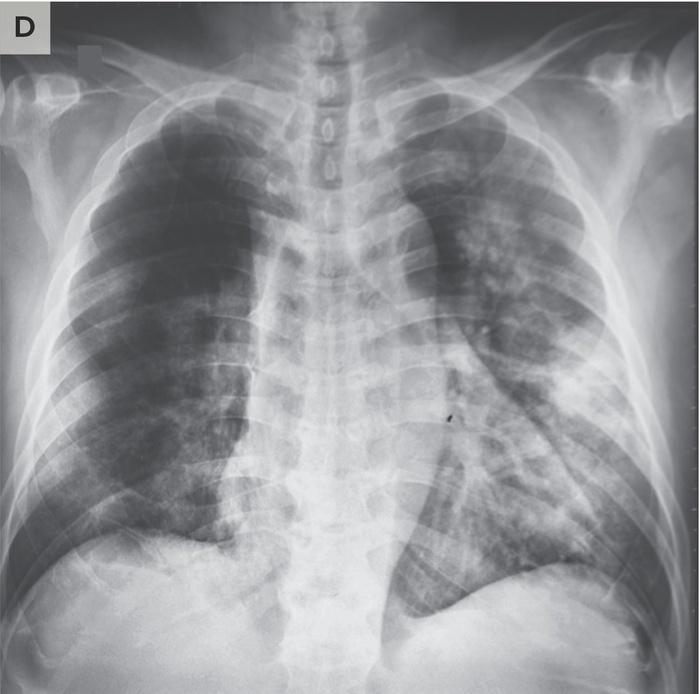
#> input picture imagens/004.jpeg, 699 x 694 px, shrunk from 880 x 874 before the run
$ python main.py
#> lines starting #> are read from the running program, lines starting #| are printed output that depends on the picture
### gamma.py
import cv2
import numpy as np


def gammaCorrection(src, gamma):

    invGamma = 1 / gamma

    table = [((i / 255) ** invGamma) * 255 for i in range(256)]
    table = np.array(table, np.uint8)

    return cv2.LUT(src, table)

### BEASF.py
import numpy as np
import copy


def subhist(image_pdf, minimum, maximum, normalize):
    """
    Compute the subhistogram between [minimum, maximum] of a given histogram image_pdf
    :param image_pdf: numpy.array
    :param minimum: int
    :param maximum: int
    :param normalize: boolean
    :return: numpy.array
    """
    hi = np.zeros(shape=image_pdf.shape)
    total = 0
    for idx in range(minimum, maximum+1):
        total += image_pdf[idx]
        hi[idx] = image_pdf[idx]
    if normalize:
        for idx in range(minimum, maximum+1):
            hi[idx] /= total
    return hi


def CDF(hist):
    """
    Compute the CDF of the input histogram
    :param hist: numpy.array()
    :return: numpy.array()
    """
    cdf = np.zeros(shape=hist.shape)
    cdf[0] = hist[0]
    for idx in range(1, len(hist)):
        cdf[idx] = cdf[idx - 1] + hist[idx]
    return cdf


def BEASF(image, gamma):
    """
    Compute the Bi-Histogram Equalization with Adaptive Sigmoid Functions algorithm (BEASF)
    A python implementation of the original MATLAB code:
    https://mathworks.com/matlabcentral/fileexchange/47517-beasf-image-enhancer-for-gray-scale-images
    The algorithm is introduced by E. F. Arriaga-Garcia et al., in the research paper:
    https://ieeexplore.ieee.org/document/6808563
    :param image: numpy.ndarray
    :param gamma: float [0, 1]
    :return: numpy.ndarray
    """
    m = int(np.mean(image, dtype=np.int32))
    h = np.histogram(image, bins=256)[0] / (image.shape[0] * image.shape[1])
    h_lower = subhist(image_pdf=h, minimum=0, maximum=m, normalize=True)
    h_upper = subhist(image_pdf=h, minimum=m, maximum=255, normalize=True)

    cdf_lower = CDF(hist=h_lower)
    cdf_upper = CDF(hist=h_upper)

    # Find x | CDF(x) = 0.5
    half_low = 0
    for idx in range(0, m+2):
        if cdf_lower[idx] > 0.5:
            half_low = idx
            break
    half_up = 0
    for idx in range(m, 256):
        if cdf_upper[idx + 1] > 0.5:
            half_up = idx
            break

    # sigmoid CDF creation
    tones_low = np.arange(0, m+1, 1)
    x_low = 5.0 * (tones_low - half_low) / m  # shift & scale intensity x to place sigmoid [-2.5, 2.5]
    s_low = 1 / (1 + np.exp(-gamma * x_low))  # lower sigmoid

    tones_up = np.arange(m, 256, 1)
    x_up = 5.0 * (tones_up - half_up) / (255 - m)  # shift & scale intensity x to place sigmoid [-2.5, 2.5]
    s_up = 1 / (1 + np.exp(-gamma * x_up))  # upper sigmoid

    mapping_vector = np.zeros(shape=(256,))
    for idx in range(0, m+1):
        mapping_vector[idx] = np.int32(m * s_low[idx])

    minimum = mapping_vector[0]
    maximum = mapping_vector[m]
    for idx in range(0, m+1):
        mapping_vector[idx] = np.int32((m / (maximum - minimum)) * (mapping_vector[idx] - minimum))
    for idx in range(m+1, 256):
        mapping_vector[idx] = np.int32(m + (255 - m) * s_up[idx - m - 1])

    minimum = mapping_vector[m + 1]
    maximum = mapping_vector[255]
    for idx in range(m+1, 256):
        mapping_vector[idx] = (255 - m) * (mapping_vector[idx] - minimum) / (maximum - minimum) + m

    res = copy.deepcopy(image)
    res[:, :] = mapping_vector[image[:, :]]
    return res

### main.py
import numpy as np
# from skimage import io, img_as_float
import imquality.brisque as brisque
import cv2
import numpy as np
from matplotlib import pyplot as plt
from BEASF import BEASF
import os
from gamma import gammaCorrection
from brisque import brisque
#gamma corretion function


#load image
if __name__ == '__main__':
    images = ['004.jpeg','011.jpeg','024.jpg','029.jpg','042.png']
    for i in range(0,len(images)):
        image = images[i]
        nome = image.split(".")[0]
        img = cv2.imread('imagens/'+image ,0)
#> img: shape (694, 699); min 18, max 255, mean 149.8
        hist_eq = cv2.equalizeHist(img) #perform histogram equalization
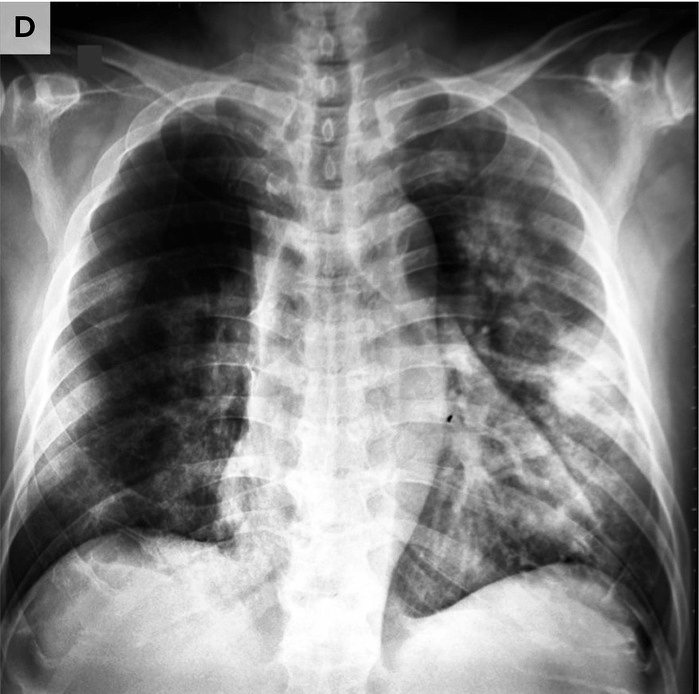
#> hist_eq: shape (694, 699); min 0, max 255, mean 128.3
        complement = 255 - img # perform image complement
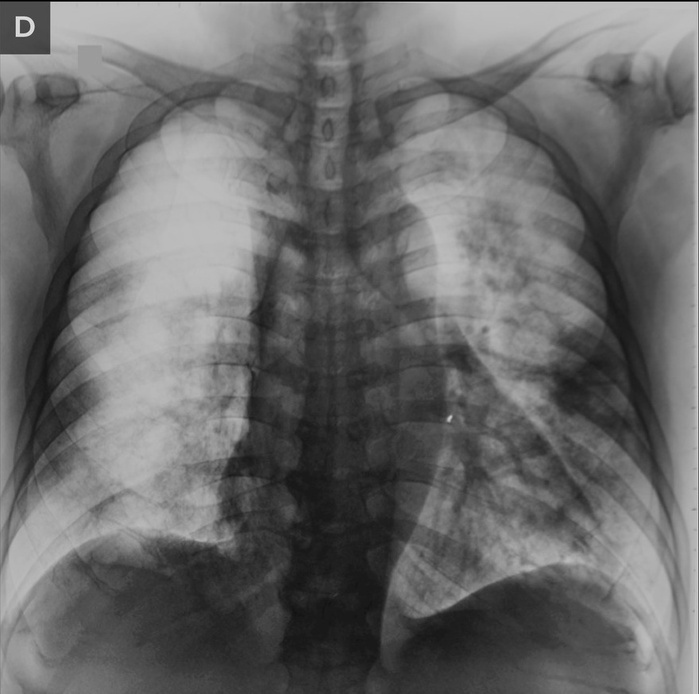
#> complement: shape (694, 699); min 0, max 237, mean 105.2
        gammaImg = gammaCorrection(img,1.5) # perform a y = 2.2 gamma correction
#> in gammaCorrection, `return cv2.LUT(src, table)`:
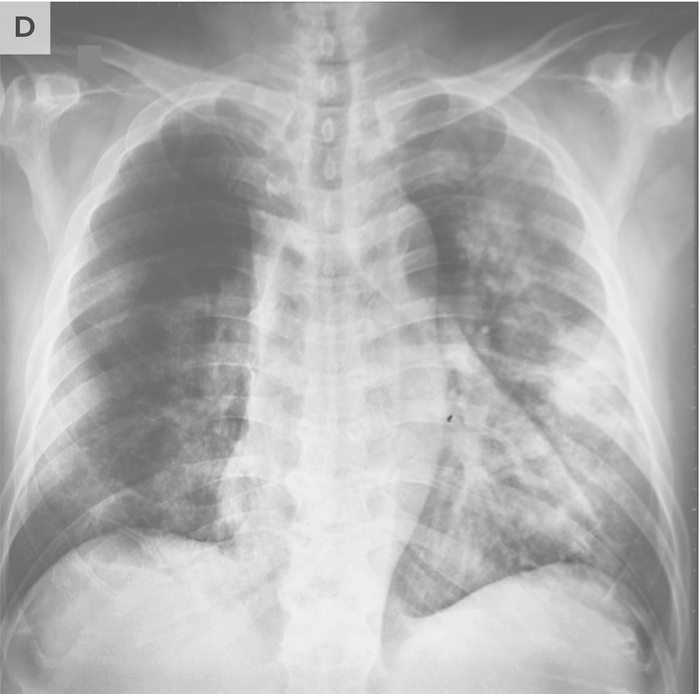
#> returned value: shape (694, 699); min 43, max 255, mean 176.3
        beasf_img = BEASF(image=img,gamma=1.5) #perform beasf enhancement
#> in BEASF, `m = int(np.mean(image, dtype=np.int32))`: m = 149
#> in BEASF, `h = np.histogram(image, bins=256)[0] / (image.shape[0] * image.shape[1])`: h = 256 values, max 0.00901 at index 170, min 0 at index 1, mean 0.00391
#> the loop in subhist, `for idx in range(minimum, maximum+1):` made 150 passes
#> total on passes 1 to 12: 2.06e-06, 2.06e-06, 4.12e-06, 4.12e-06, 4.12e-06, 4.12e-06, 4.12e-06, 4.12e-06, 6.18e-06, 1.03e-05, 2.06e-05, 2.47e-05
#> after the loop in subhist, `for idx in range(minimum, maximum+1):`: hi = 256 values, max 0.00703 at index 129, min 0 at index 1, mean 0.00204; total = 0.522
#> after the loop in subhist, `for idx in range(minimum, maximum+1):`: hi = 256 values, max 0.0134 at index 129, min 0 at index 1, mean 0.00391
#> in BEASF, `h_lower = subhist(image_pdf=h, minimum=0, maximum=m, normalize=True)`: h_lower has the same summary as hi in subhist
#> the loop in subhist (call 2), `for idx in range(minimum, maximum+1):` made 107 passes
#> total on passes 1 to 12: 0.00654, 0.013, 0.0191, 0.0258, 0.0326, 0.0394, 0.0463, 0.0531, 0.0603, 0.0669, 0.0731, 0.0795
#> in BEASF, `h_upper = subhist(image_pdf=h, minimum=m, maximum=255, normalize=True)`: h_upper = 256 values, max 0.0186 at index 170, min 0 at index 0, mean 0.00391
#> after the loop in CDF, `for idx in range(1, len(hist)):`: cdf = 256 values from 3.95e-06 to 1
#> in BEASF, `cdf_upper = CDF(hist=h_upper)`: cdf_upper = 256 values from 0 to 1
#> in BEASF, `x_low = 5.0 * (tones_low - half_low) / m`: x_low = 150 values from -3.42 to 1.58
#> in BEASF, `s_low = 1 / (1 + np.exp(-gamma * x_low))`: s_low = 150 values from 0.00586 to 0.914
#> in BEASF, `x_up = 5.0 * (tones_up - half_up) / (255 - m)`: x_up = 107 values from -1.65 to 3.35
#> in BEASF, `s_up = 1 / (1 + np.exp(-gamma * x_up))`: s_up = 107 values from 0.0775 to 0.993
#> after the loop in BEASF, `for idx in range(0, m+1):`: mapping_vector = 256 values, max 136 at index 149, min 0 at index 0, mean 28.3
#> in BEASF, `minimum = mapping_vector[0]`: minimum = 0
#> in BEASF, `maximum = mapping_vector[m]`: maximum = 136
#> after the loop in BEASF, `for idx in range(0, m+1):`: mapping_vector = 256 values, max 149 at index 149, min 0 at index 0, mean 30.75
#> after the loop in BEASF, `for idx in range(m+1, 256):`: mapping_vector = 256 values from 0 to 254
#> in BEASF, `minimum = mapping_vector[m + 1]`: minimum = 157
#> in BEASF, `maximum = mapping_vector[255]`: maximum = 254
#> after the loop in BEASF, `for idx in range(m+1, 256):`: mapping_vector = 256 values from 0 to 255
#> in BEASF, `res[:, :] = mapping_vector[image[:, :]]`:
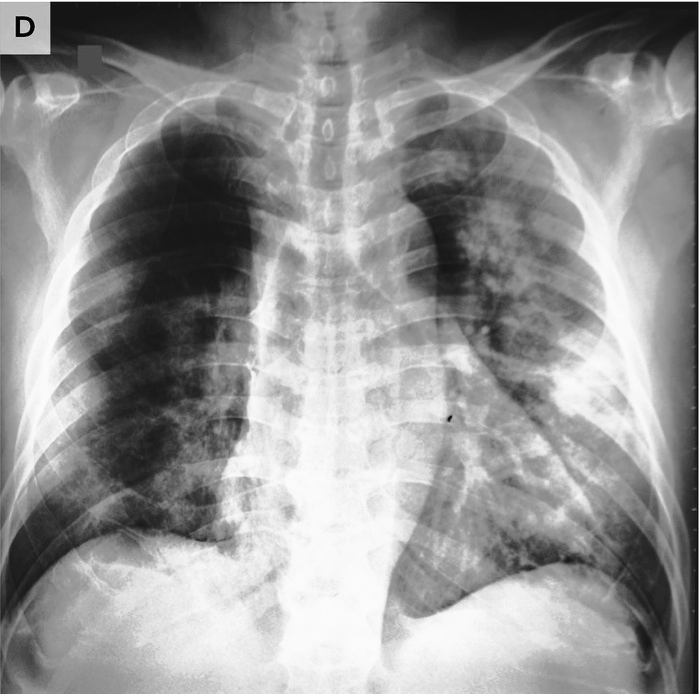
#> res: shape (694, 699); min 2, max 255, mean 147.9
        clahe = cv2.createCLAHE(clipLimit=3.0,tileGridSize=(8,8))
        clahe_img = clahe.apply(img)
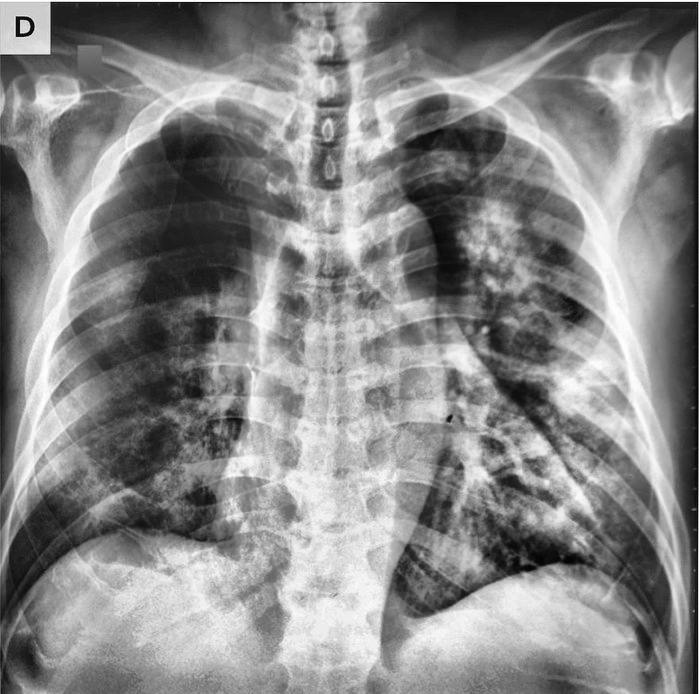
#> clahe_img: shape (694, 699); min 2, max 255, mean 135.1
        try:
            os.mkdir('imagens/'+nome)
            cv2.imwrite('imagens/'+nome+ '/HistogramEqualization.png',hist_eq)
            cv2.imwrite('imagens/'+nome+ '/Complement.png',complement)
            cv2.imwrite('imagens/'+nome+ '/Gamma.png',gammaImg)
            cv2.imwrite('imagens/'+nome+ '/BEASF.png',beasf_img)
            cv2.imwrite('imagens/'+nome+ '/CLAHE.png',clahe_img)
            cv2.imwrite('imagens/'+nome+ '/Original.png', img)
            # brisque(nome)
        except:
            print("Erro na imagem "+ image)
#> pass 2 of the loop `for i in range(0,len(images)):`:
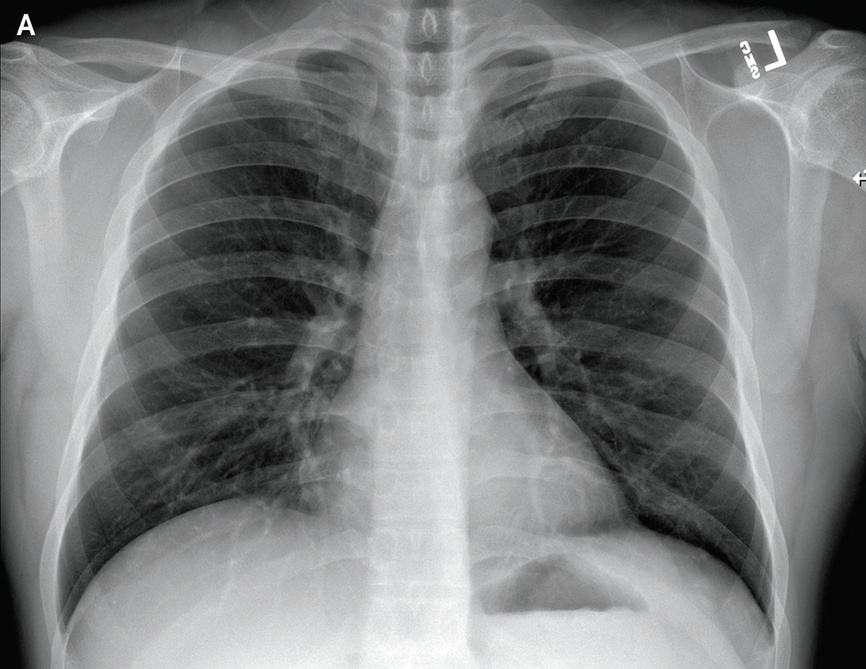
#> input picture imagens/011.jpeg, 866 x 669 px, shrunk from 1090 x 842 before the run
#> img: shape (669, 866)
#> hist_eq: shape (669, 866)
#> complement: shape (669, 866)
#> in gammaCorrection (call 2), `return cv2.LUT(src, table)`:
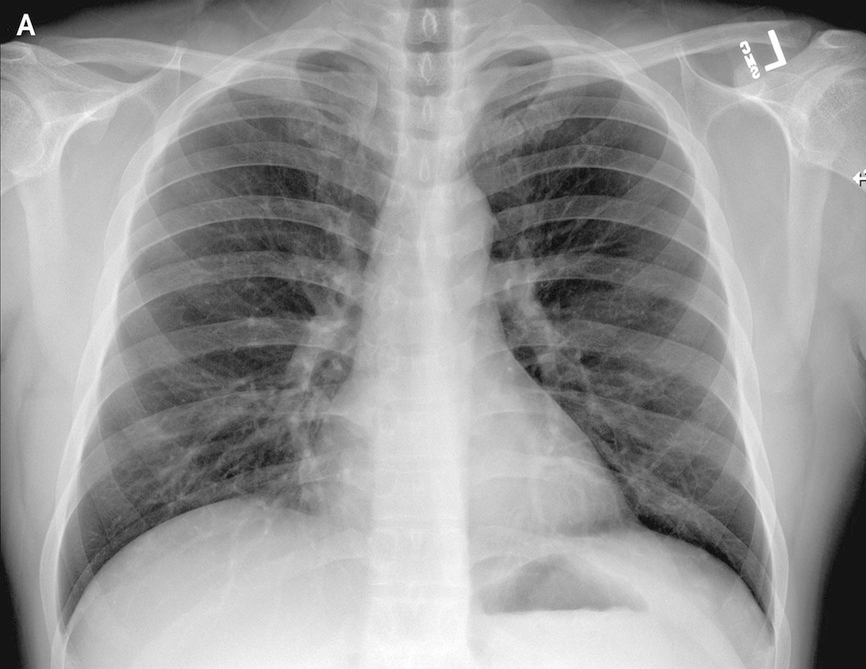
#> returned value: shape (669, 866); min 0, max 255, mean 152.7
#> res: shape (669, 866)
#> `clahe_img = clahe.apply(img)`:
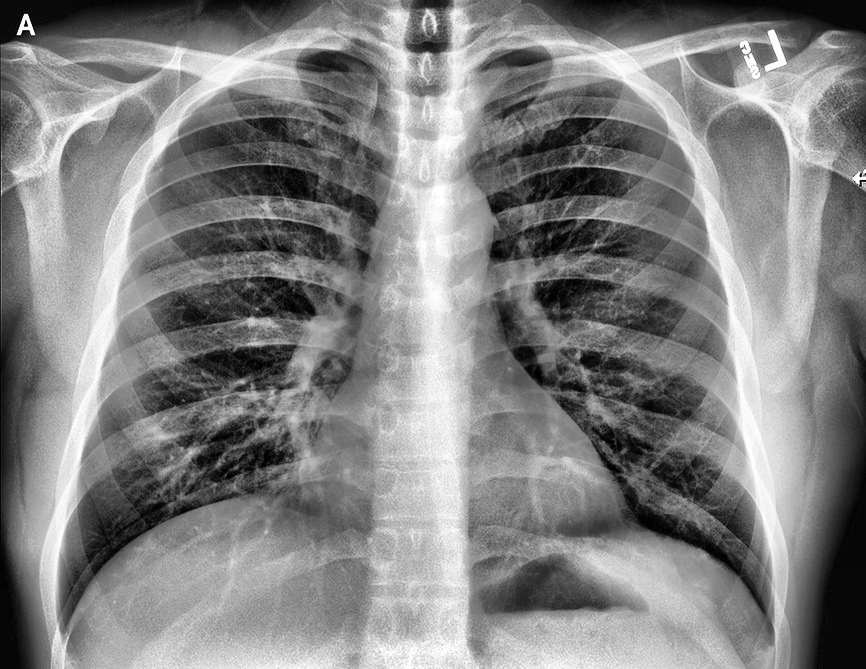
#> clahe_img: shape (669, 866); min 0, max 255, mean 129.6
#> pass 3 of the loop `for i in range(0,len(images)):`:
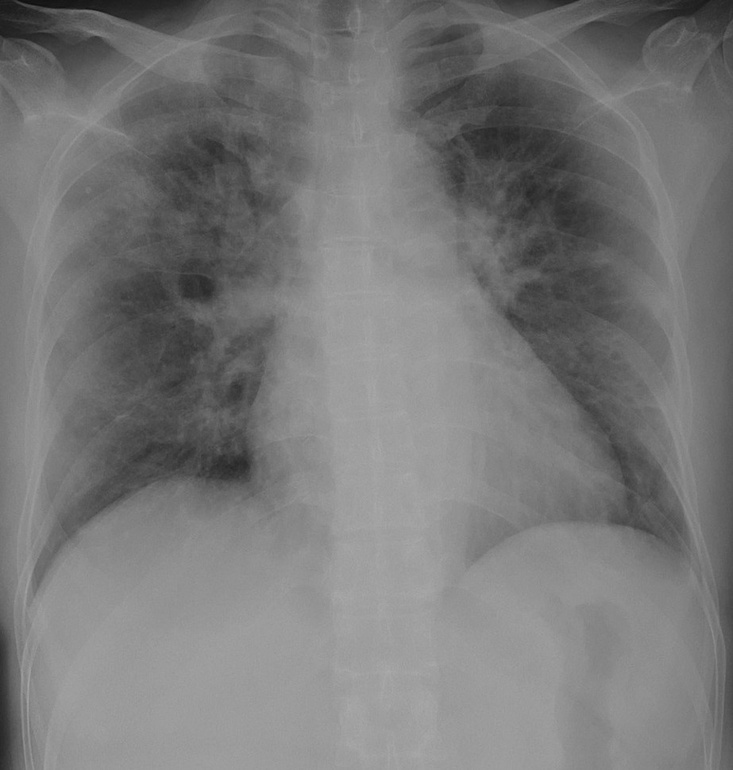
#> input picture imagens/024.jpg, 733 x 770 px, shrunk from 923 x 969 before the run
#> img is the input picture: shape (770, 733); min 14, max 172, mean 120.2
#> hist_eq: shape (770, 733)
#> complement: shape (770, 733)
#> in gammaCorrection (call 3), `return cv2.LUT(src, table)`:
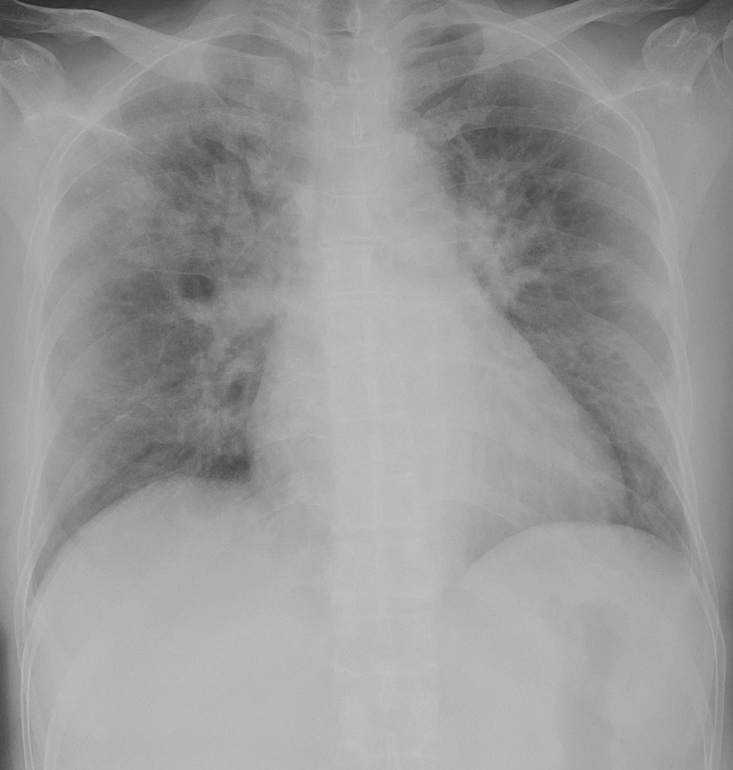
#> returned value: shape (770, 733); min 36, max 196, mean 152.8
#> res: shape (770, 733)
#> `clahe_img = clahe.apply(img)`:
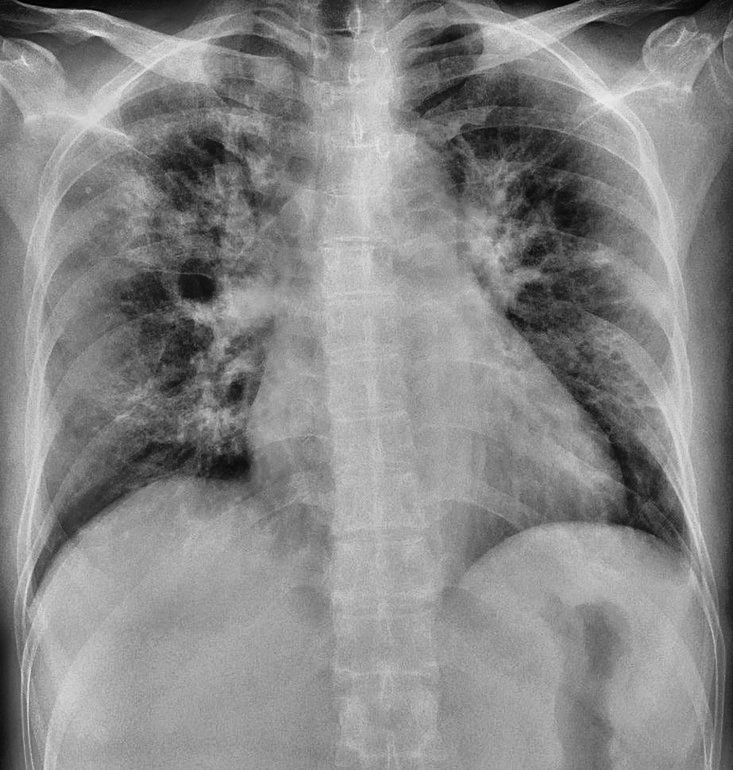
#> clahe_img: shape (770, 733); min 1, max 235, mean 135.3
#> the loop made 5 passes; the first 3 are shown
